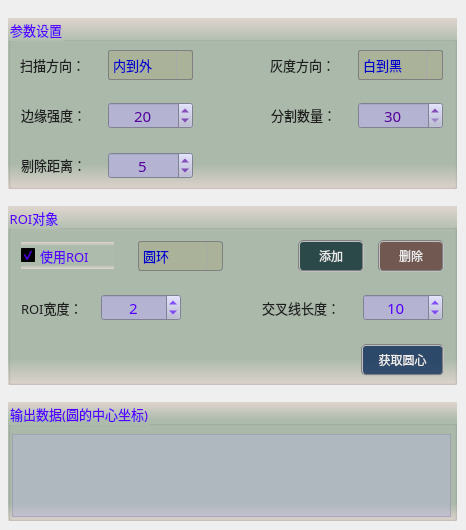
     <widget class="QWidget" name="tab_2">
      <attribute name="title">
       <string>找圆工具</string>
      </attribute>
      <widget class="QGroupBox" name="groupC5">
       <property name="geometry">
        <rect>
         <x>8</x>
         <y>206</y>
         <width>449</width>
         <height>179</height>
        </rect>
       </property>
       <property name="font">
        <font>
         <family>微软雅黑</family>
         <pointsize>10</pointsize>
        </font>
       </property>
       <property name="styleSheet">
        <string notr="true">background-color: qlineargradient(x1:0, y1:0, x2:0, y2:1, stop:0 #dfd5cf, stop: 0.15 #acbbac, stop: 0.85 #acbbac,stop:1 #dfd5cf);
color: rgb(85, 0, 255);</string>
       </property>
       <property name="title">
        <string>ROI对象</string>
       </property>
       <widget class="QCheckBox" name="checkUseROI">
        <property name="enabled">
         <bool>false</bool>
        </property>
        <property name="geometry">
         <rect>
          <x>13</x>
          <y>36</y>
          <width>93</width>
          <height>27</height>
         </rect>
        </property>
        <property name="sizePolicy">
         <sizepolicy hsizetype="Fixed" vsizetype="Fixed">
          <horstretch>0</horstretch>
          <verstretch>0</verstretch>
         </sizepolicy>
        </property>
        <property name="font">
         <font>
          <family>微软雅黑</family>
          <pointsize>10</pointsize>
         </font>
        </property>
        <property name="styleSheet">
         <string notr="true">QCheckBox{
    color: rgb(30, 30, 30);
	border-style: flat;
	background: transparent;
}
QCheckBox::indicator {
    width: 17px;
    height: 17px;    
}
QCheckBox::indicator::unchecked {
    image: url(:/resource/untick.png);
}
QCheckBox::indicator::checked {
    image: url(:/resource/tick.png);
};</string>
        </property>
        <property name="text">
         <string>使用ROI</string>
        </property>
        <property name="iconSize">
         <size>
          <width>22</width>
          <height>22</height>
         </size>
        </property>
        <property name="checked">
         <bool>true</bool>
        </property>
       </widget>
       <widget class="QComboBox" name="comboROIShape">
        <property name="geometry">
         <rect>
          <x>130</x>
          <y>35</y>
          <width>85</width>
          <height>30</height>
         </rect>
        </property>
        <property name="font">
         <font>
          <family>微软雅黑</family>
          <pointsize>10</pointsize>
         </font>
        </property>
        <property name="styleSheet">
         <string notr="true">QComboBox {
    border: 1px solid gray;
    border-radius: 3px;  
    min-width: 5em;
    color: rgb(0, 0, 200);
	background-color: rgba(170, 170, 127,100);
}
QComboBox::drop-down {
    subcontrol-origin: padding;
    subcontrol-position: top right;
    width: 15px; 
    border-left-width: 1px;
    border-left-color: darkgray;
    border-left-style: solid;
    border-top-right-radius: 3px;
    border-bottom-right-radius: 3px;
}

QComboBox::down-arrow {
    image: url(:/resource/down.png);
} 
QComboBox::down-arrow:on {
    top: 1px;
    left: 1px;
}</string>
        </property>
        <item>
         <property name="text">
          <string>圆环</string>
         </property>
        </item>
       </widget>
       <widget class="QPushButton" name="btnAddROI">
        <property name="geometry">
         <rect>
          <x>290</x>
          <y>34</y>
          <width>66</width>
          <height>32</height>
         </rect>
        </property>
        <property name="sizePolicy">
         <sizepolicy hsizetype="Fixed" vsizetype="Fixed">
          <horstretch>0</horstretch>
          <verstretch>0</verstretch>
         </sizepolicy>
        </property>
        <property name="minimumSize">
         <size>
          <width>60</width>
          <height>30</height>
         </size>
        </property>
        <property name="font">
         <font>
          <family>微软雅黑</family>
          <pointsize>9</pointsize>
         </font>
        </property>
        <property name="styleSheet">
         <string notr="true">QWidget{ background-color: rgba(9, 42, 47, 200);}
QWidget{ color: rgb(235, 235, 235);}
QWidget{ border: 2px groove gray;border-radius: 5px;padding: 2px 4px;}
QPushButton:hover{ background-color: rgb(9, 62, 52);}
QPushButton:pressed{background-color: rgb(9, 82, 72);}</string>
        </property>
        <property name="text">
         <string>添加</string>
        </property>
       </widget>
       <widget class="QPushButton" name="btnDeleteROI">
        <property name="geometry">
         <rect>
          <x>370</x>
          <y>34</y>
          <width>66</width>
          <height>32</height>
         </rect>
        </property>
        <property name="minimumSize">
         <size>
          <width>60</width>
          <height>30</height>
         </size>
        </property>
        <property name="font">
         <font>
          <family>微软雅黑</family>
          <pointsize>9</pointsize>
         </font>
        </property>
        <property name="styleSheet">
         <string notr="true">QWidget{ background-color: rgba(97, 63, 56, 200);}
QWidget{ color: rgb(235, 235, 235);}
QWidget{ border: 2px groove gray;border-radius: 5px;padding: 2px 4px;}
QPushButton:hover{ background-color: rgb(97, 83, 76);}
QPushButton:pressed{background-color: rgb(117, 83, 96);}</string>
        </property>
        <property name="text">
         <string>删除</string>
        </property>
       </widget>
       <widget class="QSpinBox" name="spinCrossL">
        <property name="geometry">
         <rect>
          <x>355</x>
          <y>88</y>
          <width>80</width>
          <height>27</height>
         </rect>
        </property>
        <property name="font">
         <font>
          <family>微软雅黑</family>
          <pointsize>11</pointsize>
         </font>
        </property>
        <property name="styleSheet">
         <string notr="true">QWidget{color: rgb(85, 0, 255);background-color: rgb(180, 180, 210);}
QSpinBox::up-button{
    border:transparent;
}
QSpinBox::down-button{
    border:transparent;
}
QSpinBox::up-arrow{
    image:url(:/resource/up.png);
}
QSpinBox::down-arrow{
    image:url(:/resource/down.png);
}</string>
        </property>
        <property name="alignment">
         <set>Qt::AlignCenter</set>
        </property>
        <property name="minimum">
         <number>1</number>
        </property>
        <property name="maximum">
         <number>100</number>
        </property>
        <property name="value">
         <number>10</number>
        </property>
       </widget>
       <widget class="QLabel" name="label_20">
        <property name="geometry">
         <rect>
          <x>13</x>
          <y>92</y>
          <width>79</width>
          <height>19</height>
         </rect>
        </property>
        <property name="font">
         <font>
          <family>微软雅黑</family>
          <pointsize>10</pointsize>
         </font>
        </property>
        <property name="styleSheet">
         <string notr="true">color: rgb(30, 30, 30);
background: transparent;</string>
        </property>
        <property name="text">
         <string>ROI宽度：</string>
        </property>
       </widget>
       <widget class="QLabel" name="label_18">
        <property name="geometry">
         <rect>
          <x>254</x>
          <y>92</y>
          <width>95</width>
          <height>19</height>
         </rect>
        </property>
        <property name="font">
         <font>
          <family>微软雅黑</family>
          <pointsize>10</pointsize>
         </font>
        </property>
        <property name="styleSheet">
         <string notr="true">color: rgb(30, 30, 30);
background: transparent;</string>
        </property>
        <property name="text">
         <string>交叉线长度：</string>
        </property>
       </widget>
       <widget class="QSpinBox" name="spinRoiW">
        <property name="geometry">
         <rect>
          <x>93</x>
          <y>88</y>
          <width>80</width>
          <height>27</height>
         </rect>
        </property>
        <property name="font">
         <font>
          <family>微软雅黑</family>
          <pointsize>11</pointsize>
         </font>
        </property>
        <property name="styleSheet">
         <string notr="true">QWidget{color: rgb(85, 0, 255);background-color: rgb(180, 180, 210);}
QSpinBox::up-button{
    border:transparent;
}
QSpinBox::down-button{
    border:transparent;
}
QSpinBox::up-arrow{
    image:url(:/resource/up.png);
}
QSpinBox::down-arrow{
    image:url(:/resource/down.png);
}</string>
        </property>
        <property name="alignment">
         <set>Qt::AlignCenter</set>
        </property>
        <property name="minimum">
         <number>1</number>
        </property>
        <property name="maximum">
         <number>100</number>
        </property>
        <property name="value">
         <number>2</number>
        </property>
       </widget>
       <widget class="QPushButton" name="btnGetCenter">
        <property name="geometry">
         <rect>
          <x>353</x>
          <y>138</y>
          <width>83</width>
          <height>32</height>
         </rect>
        </property>
        <property name="sizePolicy">
         <sizepolicy hsizetype="Fixed" vsizetype="Fixed">
          <horstretch>0</horstretch>
          <verstretch>0</verstretch>
         </sizepolicy>
        </property>
        <property name="minimumSize">
         <size>
          <width>60</width>
          <height>30</height>
         </size>
        </property>
        <property name="font">
         <font>
          <family>微软雅黑</family>
          <pointsize>9</pointsize>
         </font>
        </property>
        <property name="styleSheet">
         <string notr="true">QWidget{ background-color: rgba(9, 42, 87, 200);}
QWidget{ color: rgb(235, 235, 235);}
QWidget{ border: 2px groove gray;border-radius: 5px;padding: 2px 4px;}
QPushButton:hover{ background-color: rgb(9, 62, 87);}
QPushButton:pressed{background-color: rgb(9, 82, 87);}</string>
        </property>
        <property name="text">
         <string>获取圆心</string>
        </property>
       </widget>
       <widget class="QLabel" name="label_8">
        <property name="geometry">
         <rect>
          <x>304</x>
          <y>136</y>
          <width>43</width>
          <height>35</height>
         </rect>
        </property>
        <property name="font">
         <font>
          <family>黑体</family>
          <pointsize>12</pointsize>
         </font>
        </property>
        <property name="styleSheet">
         <string notr="true">color: rgb(30, 30, 30);
background: transparent;</string>
        </property>
        <property name="text">
         <string/>
        </property>
        <property name="pixmap">
         <pixmap resource="sub_res.qrc">:/resource/a_right.png</pixmap>
        </property>
        <property name="scaledContents">
         <bool>true</bool>
        </property>
       </widget>
      </widget>
      <widget class="QGroupBox" name="groupC4">
       <property name="geometry">
        <rect>
         <x>8</x>
         <y>18</y>
         <width>449</width>
         <height>171</height>
        </rect>
       </property>
       <property name="font">
        <font>
         <family>微软雅黑</family>
         <pointsize>10</pointsize>
        </font>
       </property>
       <property name="styleSheet">
        <string notr="true">background-color: qlineargradient(x1:0, y1:0, x2:0, y2:1, stop:0 #dfd5cf, stop: 0.15 #acbbac, stop: 0.85 #acbbac,stop:1 #dfd5cf);
color: rgb(85, 0, 255);</string>
       </property>
       <property name="title">
        <string>参数设置</string>
       </property>
       <widget class="QComboBox" name="comboGrayDirection">
        <property name="geometry">
         <rect>
          <x>350</x>
          <y>32</y>
          <width>85</width>
          <height>30</height>
         </rect>
        </property>
        <property name="font">
         <font>
          <family>微软雅黑</family>
          <pointsize>10</pointsize>
         </font>
        </property>
        <property name="styleSheet">
         <string notr="true">QComboBox {
    border: 1px solid gray;
    border-radius: 2px;    
    color: rgb(0, 0, 200);
	background-color: rgba(170, 170, 127,100);
}
QComboBox::drop-down {
    subcontrol-origin: padding;
    subcontrol-position: top right;
    width: 15px; 
    border-left-width: 1px;
    border-left-color: darkgray;
    border-left-style: solid;
    border-top-right-radius: 3px;
    border-bottom-right-radius: 3px;
}

QComboBox::down-arrow {
    image: url(:/resource/down.png);
} 
QComboBox::down-arrow:on {
    top: 1px;
    left: 1px;
}</string>
        </property>
        <item>
         <property name="text">
          <string>白到黑</string>
         </property>
        </item>
        <item>
         <property name="text">
          <string>黑到白</string>
         </property>
        </item>
       </widget>
       <widget class="QLabel" name="label_10">
        <property name="geometry">
         <rect>
          <x>262</x>
          <y>37</y>
          <width>81</width>
          <height>19</height>
         </rect>
        </property>
        <property name="sizePolicy">
         <sizepolicy hsizetype="Preferred" vsizetype="Fixed">
          <horstretch>0</horstretch>
          <verstretch>0</verstretch>
         </sizepolicy>
        </property>
        <property name="font">
         <font>
          <family>微软雅黑</family>
          <pointsize>10</pointsize>
         </font>
        </property>
        <property name="styleSheet">
         <string notr="true">color: rgb(30, 30, 30);
background: transparent;</string>
        </property>
        <property name="text">
         <string>灰度方向：</string>
        </property>
       </widget>
       <widget class="QLabel" name="label_14">
        <property name="geometry">
         <rect>
          <x>13</x>
          <y>87</y>
          <width>81</width>
          <height>19</height>
         </rect>
        </property>
        <property name="font">
         <font>
          <family>微软雅黑</family>
          <pointsize>10</pointsize>
          <weight>50</weight>
          <bold>false</bold>
         </font>
        </property>
        <property name="styleSheet">
         <string notr="true">color: rgb(30, 30, 30);
background: transparent;</string>
        </property>
        <property name="text">
         <string>边缘强度：</string>
        </property>
       </widget>
       <widget class="QSpinBox" name="spinThreshold">
        <property name="geometry">
         <rect>
          <x>100</x>
          <y>84</y>
          <width>85</width>
          <height>27</height>
         </rect>
        </property>
        <property name="font">
         <font>
          <family>微软雅黑</family>
          <pointsize>11</pointsize>
         </font>
        </property>
        <property name="styleSheet">
         <string notr="true">QWidget{color: rgb(85, 0, 155);background-color: rgb(180, 180, 210);}
QSpinBox::up-button{
    border:transparent;
}
QSpinBox::down-button{
    border:transparent;
}
QSpinBox::up-arrow{
    image:url(:/resource/up.png);
}
QSpinBox::down-arrow{
    image:url(:/resource/down.png);
}</string>
        </property>
        <property name="alignment">
         <set>Qt::AlignCenter</set>
        </property>
        <property name="minimum">
         <number>0</number>
        </property>
        <property name="maximum">
         <number>255</number>
        </property>
        <property name="value">
         <number>20</number>
        </property>
       </widget>
       <widget class="QLabel" name="label_15">
        <property name="geometry">
         <rect>
          <x>12</x>
          <y>37</y>
          <width>81</width>
          <height>19</height>
         </rect>
        </property>
        <property name="sizePolicy">
         <sizepolicy hsizetype="Preferred" vsizetype="Fixed">
          <horstretch>0</horstretch>
          <verstretch>0</verstretch>
         </sizepolicy>
        </property>
        <property name="font">
         <font>
          <family>微软雅黑</family>
          <pointsize>10</pointsize>
         </font>
        </property>
        <property name="styleSheet">
         <string notr="true">color: rgb(30, 30, 30);
background: transparent;</string>
        </property>
        <property name="text">
         <string>扫描方向：</string>
        </property>
       </widget>
       <widget class="QComboBox" name="comboScanDirection">
        <property name="geometry">
         <rect>
          <x>100</x>
          <y>32</y>
          <width>85</width>
          <height>30</height>
         </rect>
        </property>
        <property name="font">
         <font>
          <family>微软雅黑</family>
          <pointsize>10</pointsize>
         </font>
        </property>
        <property name="styleSheet">
         <string notr="true">QComboBox {
    border: 1px solid gray;
    border-radius: 2px;    
    color: rgb(0, 0, 200);
	background-color: rgba(170, 170, 127,100);
}
QComboBox::drop-down {
    subcontrol-origin: padding;
    subcontrol-position: top right;
    width: 15px; 
    border-left-width: 1px;
    border-left-color: darkgray;
    border-left-style: solid;
    border-top-right-radius: 3px;
    border-bottom-right-radius: 3px;
}

QComboBox::down-arrow {
    image: url(:/resource/down.png);
} 
QComboBox::down-arrow:on {
    top: 1px;
    left: 1px;
}</string>
        </property>
        <item>
         <property name="text">
          <string>内到外</string>
         </property>
        </item>
        <item>
         <property name="text">
          <string>外到内</string>
         </property>
        </item>
       </widget>
       <widget class="QLabel" name="label_16">
        <property name="geometry">
         <rect>
          <x>263</x>
          <y>87</y>
          <width>81</width>
          <height>19</height>
         </rect>
        </property>
        <property name="font">
         <font>
          <family>微软雅黑</family>
          <pointsize>10</pointsize>
          <weight>50</weight>
          <bold>false</bold>
         </font>
        </property>
        <property name="styleSheet">
         <string notr="true">color: rgb(30, 30, 30);
background: transparent;</string>
        </property>
        <property name="text">
         <string>分割数量：</string>
        </property>
       </widget>
       <widget class="QSpinBox" name="spinSegment">
        <property name="geometry">
         <rect>
          <x>350</x>
          <y>84</y>
          <width>85</width>
          <height>27</height>
         </rect>
        </property>
        <property name="font">
         <font>
          <family>微软雅黑</family>
          <pointsize>11</pointsize>
         </font>
        </property>
        <property name="styleSheet">
         <string notr="true">QWidget{color: rgb(85, 0, 155);background-color: rgb(180, 180, 210);}
QSpinBox::up-button{
    border:transparent;
}
QSpinBox::down-button{
    border:transparent;
}
QSpinBox::up-arrow{
    image:url(:/resource/up.png);
}
QSpinBox::down-arrow{
    image:url(:/resource/down.png);
}</string>
        </property>
        <property name="alignment">
         <set>Qt::AlignCenter</set>
        </property>
        <property name="minimum">
         <number>30</number>
        </property>
        <property name="maximum">
         <number>360</number>
        </property>
        <property name="value">
         <number>30</number>
        </property>
       </widget>
       <widget class="QLabel" name="label_19">
        <property name="geometry">
         <rect>
          <x>13</x>
          <y>137</y>
          <width>81</width>
          <height>19</height>
         </rect>
        </property>
        <property name="font">
         <font>
          <family>微软雅黑</family>
          <pointsize>10</pointsize>
          <weight>50</weight>
          <bold>false</bold>
         </font>
        </property>
        <property name="styleSheet">
         <string notr="true">color: rgb(30, 30, 30);
background: transparent;</string>
        </property>
        <property name="text">
         <string>剔除距离：</string>
        </property>
       </widget>
       <widget class="QSpinBox" name="spinCullDistance">
        <property name="geometry">
         <rect>
          <x>100</x>
          <y>134</y>
          <width>85</width>
          <height>27</height>
         </rect>
        </property>
        <property name="font">
         <font>
          <family>微软雅黑</family>
          <pointsize>11</pointsize>
         </font>
        </property>
        <property name="styleSheet">
         <string notr="true">QWidget{color: rgb(85, 0, 155);background-color: rgb(180, 180, 210);}
QSpinBox::up-button{
    border:transparent;
}
QSpinBox::down-button{
    border:transparent;
}
QSpinBox::up-arrow{
    image:url(:/resource/up.png);
}
QSpinBox::down-arrow{
    image:url(:/resource/down.png);
}</string>
        </property>
        <property name="alignment">
         <set>Qt::AlignCenter</set>
        </property>
        <property name="minimum">
         <number>1</number>
        </property>
        <property name="maximum">
         <number>100</number>
        </property>
        <property name="value">
         <number>5</number>
        </property>
       </widget>
      </widget>
      <widget class="QGroupBox" name="groupC6">
       <property name="geometry">
        <rect>
         <x>8</x>
         <y>402</y>
         <width>449</width>
         <height>119</height>
        </rect>
       </property>
       <property name="font">
        <font>
         <family>微软雅黑</family>
         <pointsize>10</pointsize>
        </font>
       </property>
       <property name="styleSheet">
        <string notr="true">background-color: qlineargradient(x1:0, y1:0, x2:0, y2:1, stop:0 #dfd5cf, stop: 0.15 #acbbac, stop: 0.85 #acbbac,stop:1 #dfd5cf);
color: rgb(85, 0, 255);</string>
       </property>
       <property name="title">
        <string>输出数据(圆的中心坐标)</string>
       </property>
       <widget class="QTextEdit" name="txtFindCirMsg">
        <property name="geometry">
         <rect>
          <x>4</x>
          <y>32</y>
          <width>439</width>
          <height>83</height>
         </rect>
        </property>
        <property name="font">
         <font>
          <family>微软雅黑</family>
         </font>
        </property>
        <property name="styleSheet">
         <string notr="true">QTextEdit         
{
    background-color: rgba(180, 180, 215,120);    
    gridline-color: rgba(220, 220, 255,255);
    color: rgba(20, 20, 20,200);
}
QScrollBar:vertical{ 
		background:#FFFFF2;
		padding-top:20px;
		padding-bottom:20px;
		padding-left:2px;
		padding-right:2px;
		border-left:1px solid #d7d7d7;}
QScrollBar::handle:vertical{
		background:#dbdbdb;
		border-radius:6px;
		min-height:20px;}
QScrollBar::handle:vertical:hover{
		background:#d0d0d0;}
QScrollBar::add-line:vertical{
		background:url(:/resource/down.png) center no-repeat;}
QScrollBar::sub-line:vertical{
		background:url(:/resource/up.png) center no-repeat;}
QScrollBar:horizontal{ 
		background:#FFFFF2;
		padding-top:20px;
		padding-bottom:20px;
		padding-left:2px;
		padding-right:2px;
		border-left:1px solid #d7d7d7;}
QScrollBar::handle:horizontal{
		background:#dbdbdb;
		border-radius:6px;
		min-height:20px;}
QScrollBar::handle:horizontal:hover{
		background:#d0d0d0;}
QScrollBar::add-line:horizontal{
		background:url(:/resource/right.png) center no-repeat;}
QScrollBar::sub-line:horizontal{
		background:url(:/resource/left.png) center no-repeat;}</string>
        </property>
        <property name="readOnly">
         <bool>true</bool>
        </property>
       </widget>
      </widget>
     </widget>
